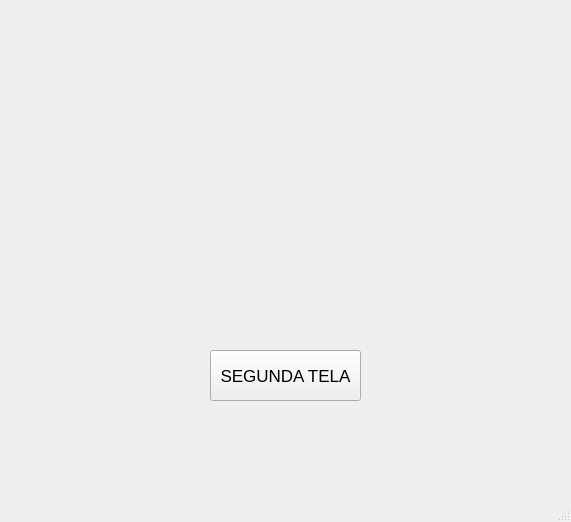
<?xml version="1.0" encoding="UTF-8"?>
<ui version="4.0">
 <class>MainWindow</class>
 <widget class="QMainWindow" name="MainWindow">
  <property name="geometry">
   <rect>
    <x>0</x>
    <y>0</y>
    <width>571</width>
    <height>522</height>
   </rect>
  </property>
  <property name="windowTitle">
   <string>MainWindow</string>
  </property>
  <widget class="QWidget" name="centralwidget">
   <widget class="QPushButton" name="pushButton">
    <property name="geometry">
     <rect>
      <x>210</x>
      <y>350</y>
      <width>151</width>
      <height>51</height>
     </rect>
    </property>
    <property name="font">
     <font>
      <pointsize>13</pointsize>
     </font>
    </property>
    <property name="text">
     <string>SEGUNDA TELA</string>
    </property>
   </widget>
  </widget>
  <widget class="QMenuBar" name="menubar">
   <property name="geometry">
    <rect>
     <x>0</x>
     <y>0</y>
     <width>571</width>
     <height>22</height>
    </rect>
   </property>
  </widget>
  <widget class="QStatusBar" name="statusbar"/>
 </widget>
 <resources/>
 <connections/>
</ui>
